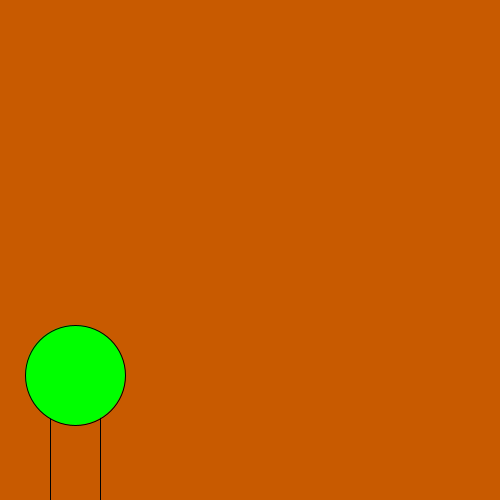
Frame 1 (no input)
Frame 60 (the mouse pressed at the canvas centre just before this capture): identical to frame 1, image omitted
Frame 120 (the mouse held since frame 60 and released just before this capture): identical to frame 1, image omitted

The Processing sketch that drew this single still picture (run headless with seeded random() and noise(); from frame 60 on, the mouse is pressed at the canvas centre):

// Processing sketch: sketch_9_9__boom_File
// ── sketch_9_9__boom_File.pde
void setup(){
  
size(500,500);
}

void draw(){
  background(255,255,255);
  // rect(100,100,100,100);
  stroke(0,0,0);
  background(200,90,0);
  vierkant(50,400,50,100);
}

void vierkant(int a, int b, int w, int h){
  // top line
  line(a,b,a+w,b);
  //bottom line
  line(a,b+h,a+w,b+h);
  //left line
  line(a,b,a,b+h);
  //right line
  line(a+w,b,a+w,b+h);
  fill(0,255,0);
  ellipse(75, 375, 100, 100);
}
